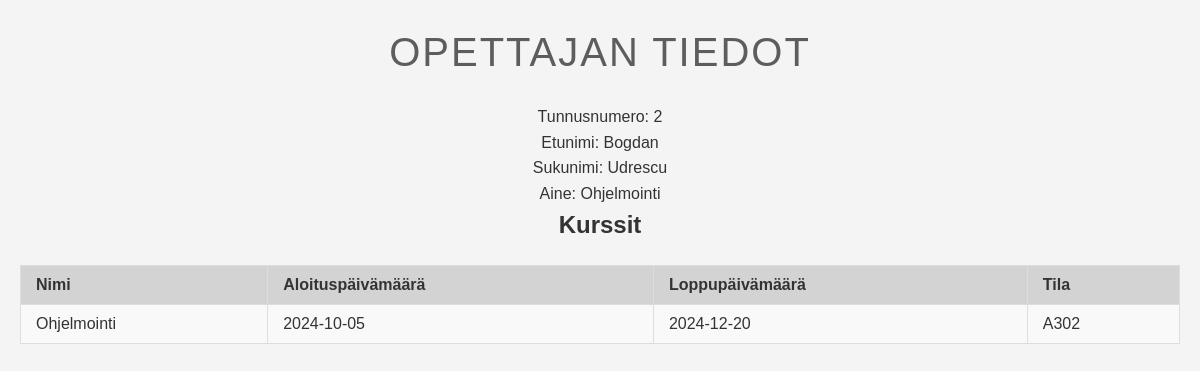
Screenshot of /opettaja.php?id=2 with the database file from the repository.
### tables this page shows
CREATE TABLE `opettajat` (
  `tunnusnumero` int(11) NOT NULL,
  `etunimi` varchar(50) NOT NULL,
  `sukunimi` varchar(50) NOT NULL,
  `aine` varchar(100) NOT NULL
);

CREATE TABLE `kurssit` (
  `tunnus` int(11) NOT NULL,
  `nimi` varchar(100) NOT NULL,
  `kuvaus` text DEFAULT NULL,
  `alkupaiva` date DEFAULT NULL,
  `loppupaiva` date DEFAULT NULL,
  `opettaja_id` int(11) DEFAULT NULL,
  `tila_id` int(11) DEFAULT NULL
);

CREATE TABLE `tilat` (
  `tunnus` int(11) NOT NULL,
  `nimi` varchar(50) NOT NULL,
  `kapasiteetti` int(11) NOT NULL
);

### opettaja.php (the view, shortened to what this page needs)
<?php
include 'config.php';
$id = $_GET['id'];
$stmt = $conn->prepare("SELECT * FROM Opettajat WHERE tunnusnumero = ?");
$stmt->execute([$id]);
$opettaja = $stmt->fetch();
$stmt = $conn->prepare("SELECT Kurssit.nimi, Kurssit.alkupaiva, Kurssit.loppupaiva, Tilat.nimi AS tila_nimi
                        FROM Kurssit
                        LEFT JOIN Tilat ON Kurssit.tila_id = Tilat.tunnus
                        WHERE Kurssit.opettaja_id = ?");
$stmt->execute([$id]);
$kurssit = $stmt->fetchAll();
?>
<!DOCTYPE html>
<html lang="fi">
<head>
</head>
<body>
    <h1>Opettajan tiedot</h1>
    <p>Tunnusnumero: <?php echo htmlspecialchars($opettaja['tunnusnumero']); ?></p>
    <p>Etunimi: <?php echo htmlspecialchars($opettaja['etunimi']); ?></p>
    <p>Sukunimi: <?php echo htmlspecialchars($opettaja['sukunimi']); ?></p>
    <p>Aine: <?php echo htmlspecialchars($opettaja['aine']); ?></p>
    <h2>Kurssit</h2>
    <table>
        <tr>
            <th>Nimi</th>
            <th>Aloituspäivämäärä</th>
            <th>Loppupäivämäärä</th>
            <th>Tila</th>
        </tr>
        <?php foreach ($kurssit as $kurssi): ?>
            <tr>
                <td><?php echo htmlspecialchars($kurssi['nimi']); ?></td>
                <td><?php echo htmlspecialchars($kurssi['alkupaiva']); ?></td>
                <td><?php echo htmlspecialchars($kurssi['loppupaiva']); ?></td>
                <td><?php echo htmlspecialchars($kurssi['tila_nimi']); ?></td>
            </tr>
        <?php endforeach; ?>
    </table>
</body>
</html>

### style.css (style rules this page uses)
* { margin: 0; padding: 0; box-sizing: border-box; text-align: center; list-style-type: none; }
body { font-family: Arial, sans-serif; line-height: 1.6; background-color: #f4f4f4; color: #333; padding: 20px; }
h1 { text-align: center; margin-bottom: 20px; color: #5d5d5d; font-size: 2.5rem; text-transform: uppercase; font-weight: normal; letter-spacing: 2px; }
table { width: 100%; border-collapse: collapse; margin-top: 20px; background-color: #fff; border: 1px solid #ddd; font-size: 1rem; }
table th, table td { padding: 10px 15px; text-align: left; border: 1px solid #ddd; }
table th { background-color: #d3d3d3; color: #333; }
table tr:nth-child(even) { background-color: #f9f9f9; }

### rows the page displays
opettajat: tunnusnumero "2", etunimi "Bogdan", sukunimi "Udrescu", aine "Ohjelmointi"
kurssit: nimi "Ohjelmointi", alkupaiva "2024-10-05", loppupaiva "2024-12-20", tila.nimi "A302"
